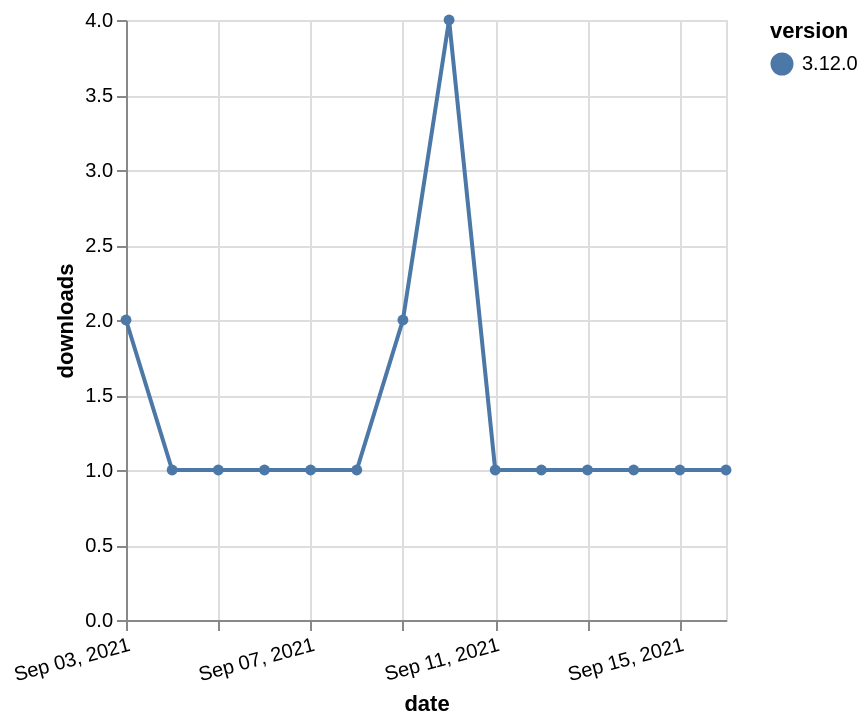

Vega-Lite specification for this chart:
### Vega-Lite specification from a JSON file in a GitHub repository (floating-point values rounded to 4 significant figures)
{"$schema": "https://vega.github.io/schema/vega-lite/v5.json", "description": "A simple bar chart with embedded data.", "data": {"values": [{"date": "2021-09-03", "total": 539, "delta": 2, "version": "3.12.0"}, {"date": "2021-09-04", "total": 540, "delta": 1, "version": "3.12.0"}, {"date": "2021-09-05", "total": 541, "delta": 1, "version": "3.12.0"}, {"date": "2021-09-06", "total": 542, "delta": 1, "version": "3.12.0"}, {"date": "2021-09-07", "total": 543, "delta": 1, "version": "3.12.0"}, {"date": "2021-09-08", "total": 544, "delta": 1, "version": "3.12.0"}, {"date": "2021-09-09", "total": 546, "delta": 2, "version": "3.12.0"}, {"date": "2021-09-10", "total": 550, "delta": 4, "version": "3.12.0"}, {"date": "2021-09-11", "total": 551, "delta": 1, "version": "3.12.0"}, {"date": "2021-09-12", "total": 552, "delta": 1, "version": "3.12.0"}, {"date": "2021-09-13", "total": 553, "delta": 1, "version": "3.12.0"}, {"date": "2021-09-14", "total": 554, "delta": 1, "version": "3.12.0"}, {"date": "2021-09-15", "total": 555, "delta": 1, "version": "3.12.0"}, {"date": "2021-09-16", "total": 556, "delta": 1, "version": "3.12.0"}]}, "width": "container", "mark": {"type": "line", "point": {"filled": true}}, "encoding": {"x": {"field": "date", "type": "temporal", "timeUnit": "yearmonthdate", "title": "date", "axis": {"labelAngle": -15}}, "y": {"field": "delta", "type": "quantitative", "title": "downloads"}, "color": {"field": "version", "type": "nominal"}, "tooltip": {"field": "delta"}}}
